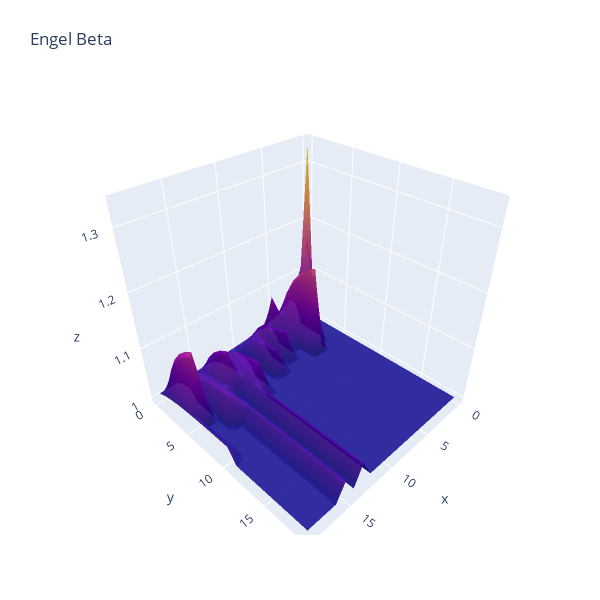

Notebook source saved alongside this figure:
### Code cell
import plotly.graph_objects as go

fig = go.Figure(data=[
    go.Surface(z=Z_engel_beta, x=X, y=Y, showscale=False, opacity=0.9)
])

fig.update_layout(title='Engel Beta', autosize=True,
                  width=600, height=600,
                  margin=dict(l=65, r=50, b=65, t=90))
fig.show()

### Figure 1 — Plotly figure (JSON) as saved in the notebook; plotly's stock layout.template omitted (floating-point values rounded to 4 significant figures; data arrays with more than 128 entries replaced by an {"elided": "..."} marker saying what was removed)
{"data": [{"opacity": 0.9, "showscale": false, "type": "surface", "x": {"elided": "20x20 int values"}, "y": {"elided": "20x20 int values"}, "z": {"elided": "20x20 float values"}}], "layout": {"autosize": true, "height": 600, "margin": {"b": 65, "l": 65, "r": 50, "t": 90}, "title": {"text": "Engel Beta"}, "width": 600}}
